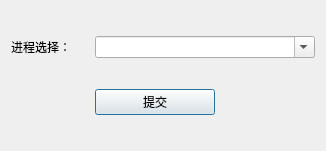
<?xml version="1.0" encoding="UTF-8"?>
<ui version="4.0">
 <class>dialog</class>
 <widget class="QDialog" name="dialog">
  <property name="geometry">
   <rect>
    <x>0</x>
    <y>0</y>
    <width>326</width>
    <height>151</height>
   </rect>
  </property>
  <property name="windowTitle">
   <string>进程选择</string>
  </property>
  <layout class="QGridLayout" name="gridLayout">
   <item row="0" column="0">
    <widget class="QLabel" name="label_2">
     <property name="maximumSize">
      <size>
       <width>100</width>
       <height>16777215</height>
      </size>
     </property>
     <property name="text">
      <string>进程选择：</string>
     </property>
    </widget>
   </item>
   <item row="0" column="1">
    <widget class="QComboBox" name="cmbPackages">
     <property name="minimumSize">
      <size>
       <width>220</width>
       <height>0</height>
      </size>
     </property>
     <property name="editable">
      <bool>true</bool>
     </property>
    </widget>
   </item>
   <item row="1" column="1">
    <widget class="QPushButton" name="btnSubmit">
     <property name="maximumSize">
      <size>
       <width>120</width>
       <height>16777215</height>
      </size>
     </property>
     <property name="text">
      <string>提交</string>
     </property>
    </widget>
   </item>
  </layout>
 </widget>
 <resources/>
 <connections/>
</ui>
